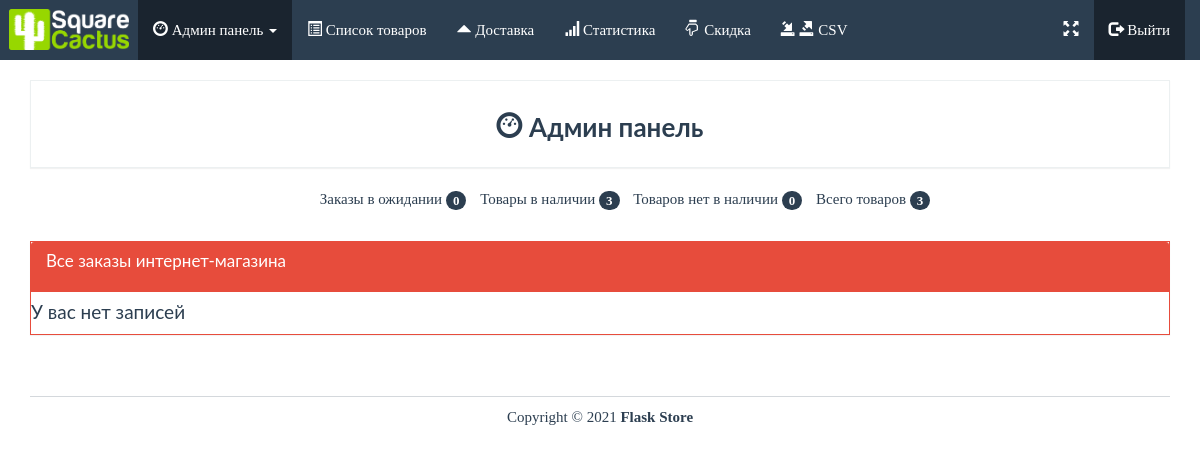
Page /admin (signed in) on the earlier database version.
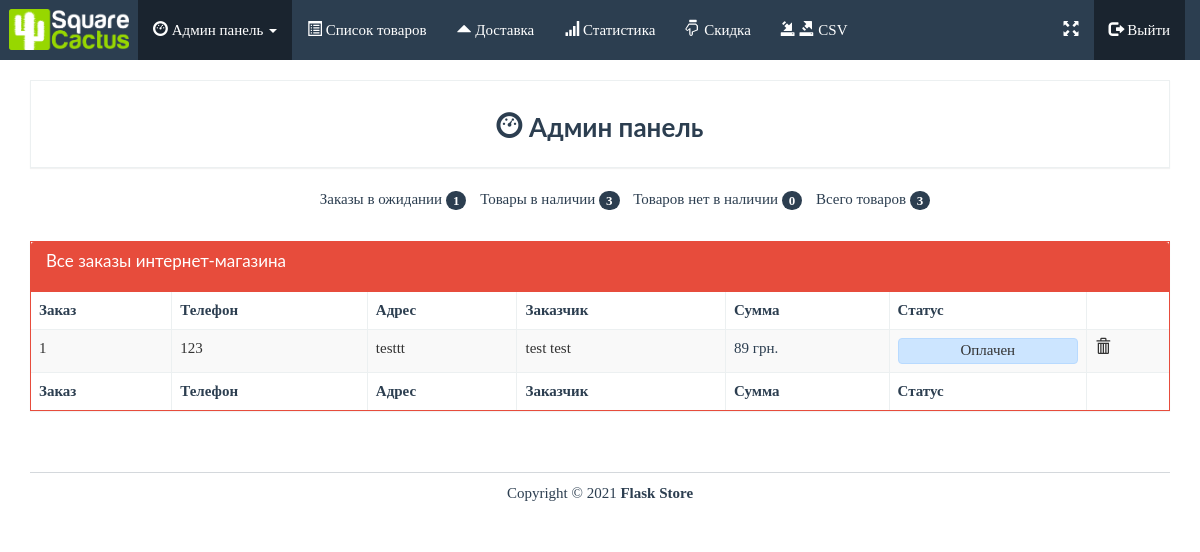
Same page on the later database version.
### app.py (models this page shows, shortened)
class Order(db.Model):
    id = db.Column(db.Integer, primary_key=True)
    reference = db.Column(db.String(5))
    first_name = db.Column(db.String(20))
    last_name = db.Column(db.String(20))
    phone_number = db.Column(db.Integer)
    email = db.Column(db.String(50))
    address = db.Column(db.String(100))
    city = db.Column(db.String(100))
    state = db.Column(db.String(20))
    country = db.Column(db.String(20))
    status = db.Column(db.String(10))
    payment_type = db.Column(db.String(10))
    items = db.relationship('Order_Item', backref='order', lazy=True)
    def order_total(self):
        ship_price = Shipping.query.first()
        shipping = ship_price.price
        return db.session.query(db.func.sum(Order_Item.quantity * Product.price)).join(Product).filter(Order_Item.order_id == self.id).scalar() + shipping

class Shipping(db.Model):
    id = db.Column(db.Integer, primary_key=True)
    price = db.Column(db.Integer)

### app.py (the view)
@app.route('/admin')
@login_required
def admin():
    products = Product.query.all()
    products_in_stock = Product.query.filter(Product.stock > 0).count()
    orders = Order.query.all()
    count_cart = check_count()
    return render_template('admin/index.html', admin=True, count_cart=count_cart, products=products, products_in_stock=products_in_stock, orders=orders)

### app.py (called while the page is built)
def check_count():
    count_cart = 0
    if 'cart' in session:
        for item in session['cart']:
            quantity = int(item['quantity'])
            count_cart += quantity
    else:
        count_cart = 0
    return count_cart

### templates/admin/index.html (shortened to what this page needs)
{% extends "base.html" %}
{% block body %}
<div class="row pad">
	<div class="col-lg-12">
		<div class="panel panel-default">
			<div class="panel-body text-center">
				<h3 class="bold"><i class="glyphicon glyphicon-dashboard"></i> Админ панель</h3>
			</div>
		</div>
	</div>
	<div class="col-lg-12">
		<ul class="summary">
			<li class="">Заказы в ожидании <span class="badge">{{ orders|length }}</span></li>
			<li class="">Товары в наличии <span class="badge">{{ products_in_stock }}</span></li>
			<li class="">Товаров нет в наличии <span class="badge">{{ products|length - products_in_stock }}</span></li>
			<li class="">Всего товаров <span class="badge">{{ products|length }}</span></li>
		</ul>
	</div>
</div>
    <div class="row pad">
	<div class="col-lg-12 pad">
    <div class="panel panel-danger">
    <div class="panel-heading">
				<h3 class="panel-title">Все заказы интернет-магазина</h3>
			</div>
        {% if orders|length > 0 %}
<table id="example" class="table table-striped table-bordered center" style="width:100%;">
        <thead>
            <tr>
                <th>Заказ</th>
                <th>Телефон</th>
                <th>Адрес</th>
                <th>Заказчик</th>
                <th>Сумма</th>
                <th>Статус</th>
                <th></th>
            </tr>
        </thead>
        <tbody>
{% for order in orders %}
    <tr>
        <td><a href="{{ url_for('order', order_id=order.id) }}">{{ order.id }}</a></td>
                                <td><a href="{{ url_for('order', order_id=order.id) }}">{{ order.phone_number }}</a></td>
    <td><a href="{{ url_for('order', order_id=order.id) }}">{{ order.address }}</a> </td>
        <td><a href="{{ url_for('order', order_id=order.id) }}">{{ order.first_name + ' ' + order.last_name }}</a></td>
                                <td>{{ order.order_total() }} грн.</td>
                                <td>
                                    <div class="order-template alert alert-{% if order.status == 'Отменен'%}danger{% elif order.status == 'Выполнен'%}success{% elif order.status == 'Новый заказ'%}warning{% elif order.status == 'Оплачен'%}primary{% elif order.status == 'Отправлен'%}dark{% endif %}" role="alert"><a href="{{ url_for('order', order_id=order.id) }}">{{ order.status }}</a></div>
                                </td>
                                <td><a href="{{ url_for('remove_order', id=order.id) }}"><i class="glyphicon glyphicon-trash "></i></a></td>
            </tr>
{% endfor %}
        </tbody>
        <tfoot>
            <tr>
                <th>Заказ</th>
                <th>Телефон</th>
                <th>Адрес</th>
                <th>Заказчик</th>
                <th>Сумма</th>
                <th>Статус</th>
                <th></th>
            </tr>
        </tfoot>
    </table>
    {% else %}
    <h4>У вас нет записей</h4>
    {% endif %}
    </div>
    </div>
    </div>
{% endblock %}

Differences in the rows shown:
added Order: id "1", phone_number "123", address "testtt", first_name+last_name "test test", order_total "89", status "Оплачен"
Other differences:
{{ orders|length }}: "0" → "1"
text no longer shown: "У вас нет записей"
text now shown: "Заказ Телефон Адрес Заказчик Сумма Статус Заказ Телефон Адрес Заказчик Сумма Статус"
